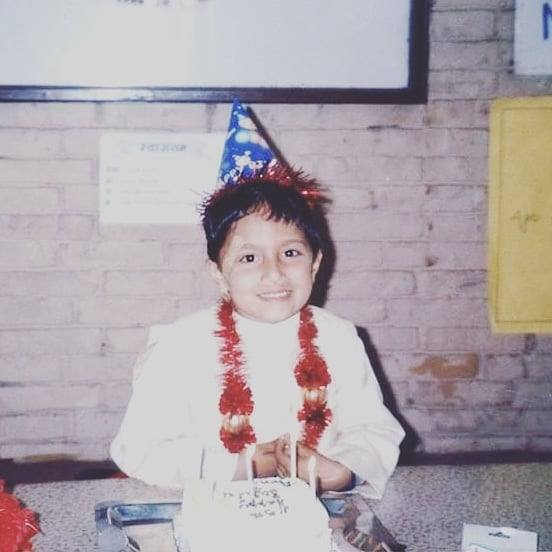
#> input picture Image Processing/lab 1/img1.jpg, 552 x 552 px, found by its file name
$ python 3.py
#> lines starting #> are read from the running program, lines starting #| are printed output that depends on the picture; after the words box and inside, x2 and y2 are one past the last pixel; in counts of white or black regions, pixels touching at a corner belong together
## rgb to b/w conversion

import cv2

img= cv2.imread('./lab 1/img1.jpg')
#> img is the input picture: shape (552, 552, 3); mean B, G, R 169.8, 164, 173
# img = cv2.resize(img, (800, 600))
image = cv2.cvtColor(img, cv2.COLOR_BGR2GRAY)
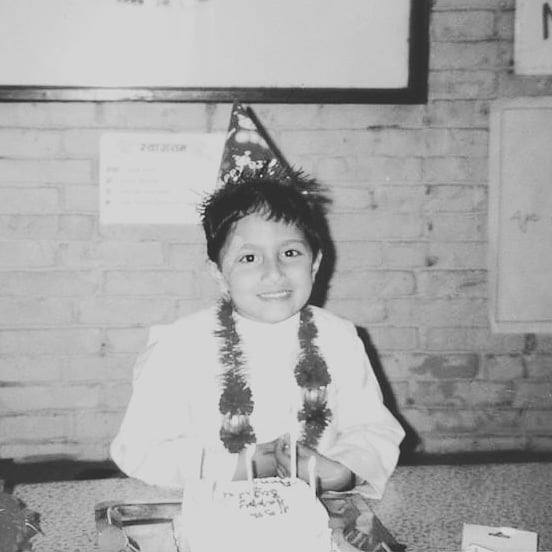
#> image: shape (552, 552); min 25, max 240, mean 167.4
(thresh, bimage) = cv2.threshold(image, 200, 225, cv2.THRESH_BINARY)
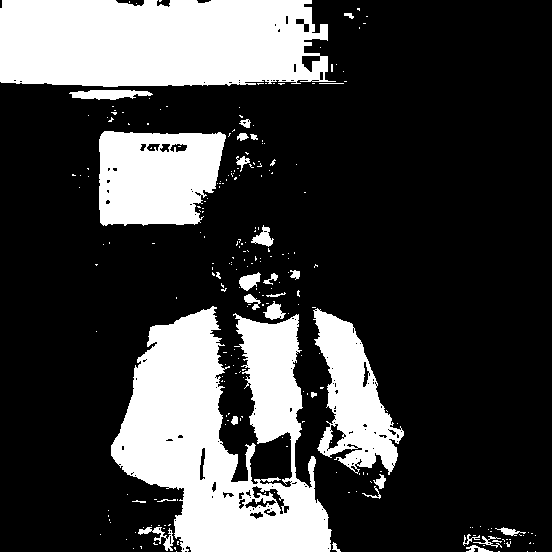
#> bimage: shape (552, 552); values 0 (black) and 225 (white), 25.7% white; 248 white regions (217 under 20 px), largest, box (x1, y1, x2, y2) and area: (111, 306, 332, 552) 31014, (0, 0, 336, 87) 26334, (99, 131, 226, 226) 10055
cv2.imshow("Real image",img)
cv2.imshow("image",bimage)
cv2.waitKey(0)
cv2.destroyAllWindows()
